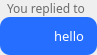
<?xml version="1.0" encoding="UTF-8"?>
<ui version="4.0">
 <class>Form</class>
 <widget class="QWidget" name="Form">
  <property name="geometry">
   <rect>
    <x>0</x>
    <y>0</y>
    <width>94</width>
    <height>54</height>
   </rect>
  </property>
  <property name="maximumSize">
   <size>
    <width>220</width>
    <height>16777215</height>
   </size>
  </property>
  <layout class="QVBoxLayout" name="verticalLayout">
   <property name="spacing">
    <number>0</number>
   </property>
   <property name="sizeConstraint">
    <enum>QLayout::SetMinimumSize</enum>
   </property>
   <property name="leftMargin">
    <number>0</number>
   </property>
   <property name="topMargin">
    <number>0</number>
   </property>
   <property name="rightMargin">
    <number>0</number>
   </property>
   <property name="bottomMargin">
    <number>0</number>
   </property>
   <item>
    <layout class="QHBoxLayout" name="horizontalLayout">
     <property name="spacing">
      <number>0</number>
     </property>
     <property name="rightMargin">
      <number>12</number>
     </property>
     <item>
      <spacer name="horizontalSpacer">
       <property name="orientation">
        <enum>Qt::Horizontal</enum>
       </property>
       <property name="sizeHint" stdset="0">
        <size>
         <width>0</width>
         <height>0</height>
        </size>
       </property>
      </spacer>
     </item>
     <item>
      <widget class="QLabel" name="label_2">
       <property name="sizePolicy">
        <sizepolicy hsizetype="Minimum" vsizetype="Minimum">
         <horstretch>0</horstretch>
         <verstretch>0</verstretch>
        </sizepolicy>
       </property>
       <property name="font">
        <font>
         <family>Barlow</family>
        </font>
       </property>
       <property name="pixmap">
        <pixmap resource="C:/Users/moral/Desktop/Resources/Resources.qrc">:/icons/replied_to.png</pixmap>
       </property>
       <property name="alignment">
        <set>Qt::AlignCenter</set>
       </property>
      </widget>
     </item>
     <item>
      <widget class="QLabel" name="lbl_target">
       <property name="sizePolicy">
        <sizepolicy hsizetype="Minimum" vsizetype="Minimum">
         <horstretch>0</horstretch>
         <verstretch>0</verstretch>
        </sizepolicy>
       </property>
       <property name="font">
        <font>
         <family>Barlow</family>
        </font>
       </property>
       <property name="styleSheet">
        <string notr="true">color: #6b6b6b</string>
       </property>
       <property name="text">
        <string>You replied to</string>
       </property>
      </widget>
     </item>
    </layout>
   </item>
   <item>
    <widget class="QLabel" name="lbl_message">
     <property name="sizePolicy">
      <sizepolicy hsizetype="Minimum" vsizetype="Minimum">
       <horstretch>0</horstretch>
       <verstretch>0</verstretch>
      </sizepolicy>
     </property>
     <property name="font">
      <font>
       <family>Barlow</family>
       <pointsize>10</pointsize>
      </font>
     </property>
     <property name="styleSheet">
      <string notr="true">border-radius: 10px; background-color: #256eff; padding: 10px; color: white;</string>
     </property>
     <property name="text">
      <string>hello</string>
     </property>
     <property name="alignment">
      <set>Qt::AlignRight|Qt::AlignTrailing|Qt::AlignVCenter</set>
     </property>
     <property name="wordWrap">
      <bool>true</bool>
     </property>
    </widget>
   </item>
  </layout>
 </widget>
 <resources>
  <include location="C:/Users/moral/Desktop/Resources/Resources.qrc"/>
 </resources>
 <connections/>
</ui>
